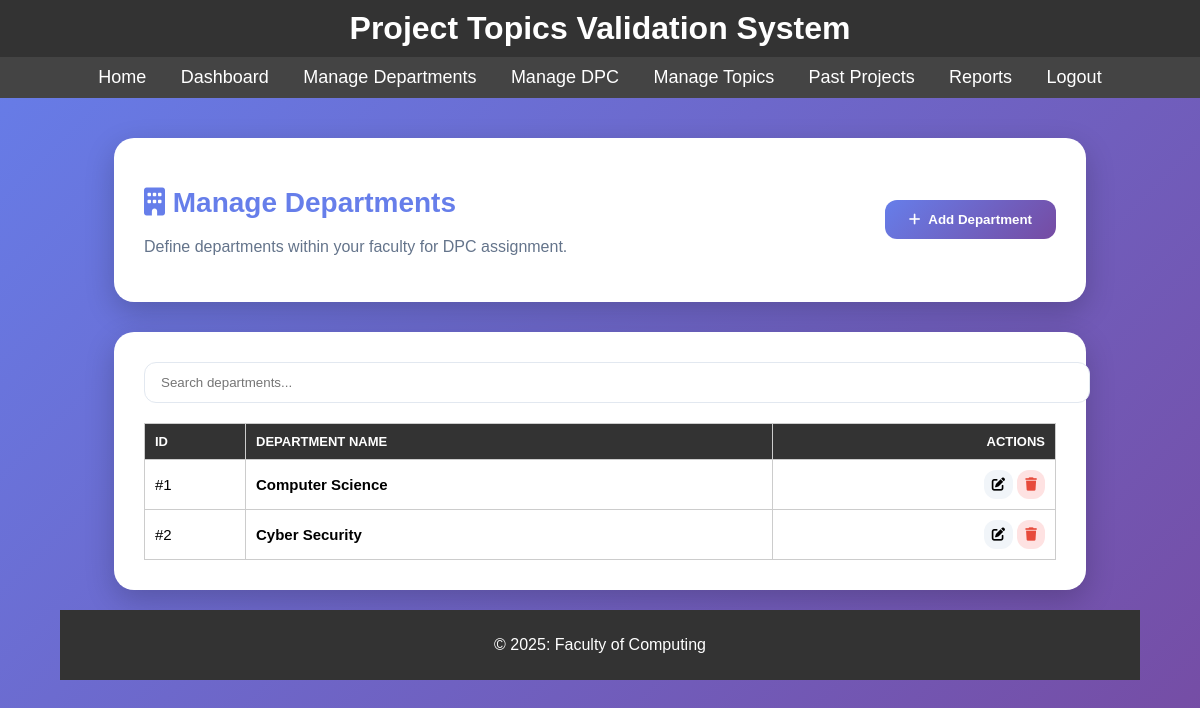
Screenshot of /faculty_project_coordinator/fpc_manage_departments.php (signed in) with the database file from the repository.
### tables this page shows
CREATE TABLE `departments` (
  `id` int(11) NOT NULL,
  `faculty_id` int(11) NOT NULL,
  `department_name` varchar(100) NOT NULL
);

### faculty_project_coordinator/fpc_manage_departments.php (the view, shortened to what this page needs)
<?php
include __DIR__ . '/../includes/db.php';
$faculty_id = $_SESSION['faculty_id'];
$search = $_GET['search'] ?? '';
$query = "SELECT * FROM departments WHERE faculty_id = ?";
$query .= " ORDER BY department_name ASC";
$stmt = $conn->prepare($query);
$stmt->bindValue(1, $faculty_id);
$stmt->execute();
$departments = $stmt->fetchAll(PDO::FETCH_ASSOC);
?>
<!DOCTYPE html>
<html lang="en">
<head>
    <link rel="stylesheet" href="https://cdnjs.cloudflare.com/ajax/libs/font-awesome/6.4.0/css/all.min.css">
</head>
<body>
    <?php include_once __DIR__ . '/../includes/header.php'; ?>
    <div class="container">
        <div class="header">
            <div>
                <h1><i class="fas fa-building"></i> Manage Departments</h1>
                <p style="color: #64748b; margin-top: 5px;">Define departments within your faculty for DPC assignment.</p>
            </div>
            <button class="btn btn-primary" onclick="openAddModal()">
                <i class="fas fa-plus"></i> Add Department
            </button>
        </div>
        <div class="main-card">
            <div style="margin-bottom: 20px;">
                <input type="text" id="search" class="form-control" placeholder="Search departments..." value="<?= htmlspecialchars($search) ?>" onkeyup="if(event.key==='Enter') window.location='?search='+this.value">
            </div>
            <table>
                <thead>
                    <tr>
                        <th style="width: 80px;">ID</th>
                        <th>Department Name</th>
                        <th style="text-align: right;">Actions</th>
                    </tr>
                </thead>
                <tbody>
                    <?php if (empty($departments)): ?>
                        <tr><td colspan="3" style="text-align: center; padding: 40px;">No departments found.</td></tr>
                    <?php else: ?>
                        <?php foreach ($departments as $d): ?>
                            <tr>
                                <td>#<?= $d['id'] ?></td>
                                <td><strong><?= htmlspecialchars($d['department_name']) ?></strong></td>
                                <td style="text-align: right;">
                                    <button class="btn" style="background: #f1f5f9; padding: 8px;" onclick='openEditModal(<?= json_encode($d) ?>)'><i class="fas fa-edit"></i></button>
                                    <button class="btn" style="background: #fee2e2; color: var(--danger); padding: 8px;" onclick="delDept(<?= $d['id'] ?>)"><i class="fas fa-trash"></i></button>
                                </td>
                            </tr>
                        <?php endforeach; ?>
                    <?php endif; ?>
                </tbody>
            </table>
        </div>
    </div>
    <?php include_once __DIR__ . '/../includes/footer.php'; ?>
</body>
</html>

### assets/css/styles.css (style rules this page uses)
body { font-family: Arial, sans-serif; margin: 0; padding: 0; background-color: #f4f4f4; display: flex; flex-direction: column; min-height: 100vh; }
.container { width: 90%; max-width: 1200px; margin: 0 auto; padding: 20px; flex: 1; }
table { width: 100%; border-collapse: collapse; margin-top: 20px; }
table th, table td { padding: 10px; border: 1px solid #ccc; text-align: left; }
table th { background-color: #333; color: #fff; }

### faculty_project_coordinator/fpc_manage_departments.php (style rules this page uses)
:root { --primary: #667eea; --secondary: #764ba2; --success: #1cc88a; --danger: #e74a3b; --glass: rgba(255, 255, 255, 0.95); }
body { font-family: 'Outfit', sans-serif; background: linear-gradient(135deg, #667eea 0%, #764ba2 100%); min-height: 100vh; padding: 20px; }
.container { max-width: 1000px; margin: 0 auto; }
.header { background: white; padding: 30px; border-radius: 20px; box-shadow: 0 10px 30px rgba(0,0,0,0.2); margin-bottom: 30px; display: flex; justify-content: space-between; align-items: center; }
.header h1 { color: var(--primary); font-size: 28px; }
.main-card { background: white; padding: 30px; border-radius: 20px; box-shadow: 0 10px 30px rgba(0,0,0,0.2); }
.btn { padding: 12px 24px; border-radius: 12px; border: none; font-weight: 600; cursor: pointer; transition: 0.3s; display: inline-flex; align-items: center; gap: 8px; text-decoration: none; }
.btn-primary { background: linear-gradient(135deg, #667eea 0%, #764ba2 100%); color: white; }
table { width: 100%; border-collapse: collapse; margin-top: 20px; }
th { text-align: left; padding: 15px; background: #f8fafc; color: #64748b; text-transform: uppercase; font-size: 13px; }
td { padding: 15px; border-bottom: 1px solid #e2e8f0; font-size: 15px; }
.form-control { width: 100%; padding: 12px 16px; border: 1px solid #e2e8f0; border-radius: 12px; font-family: inherit; }

### rows the page displays
departments: id "1", department_name "Computer Science"
departments: id "2", department_name "Cyber Security"
